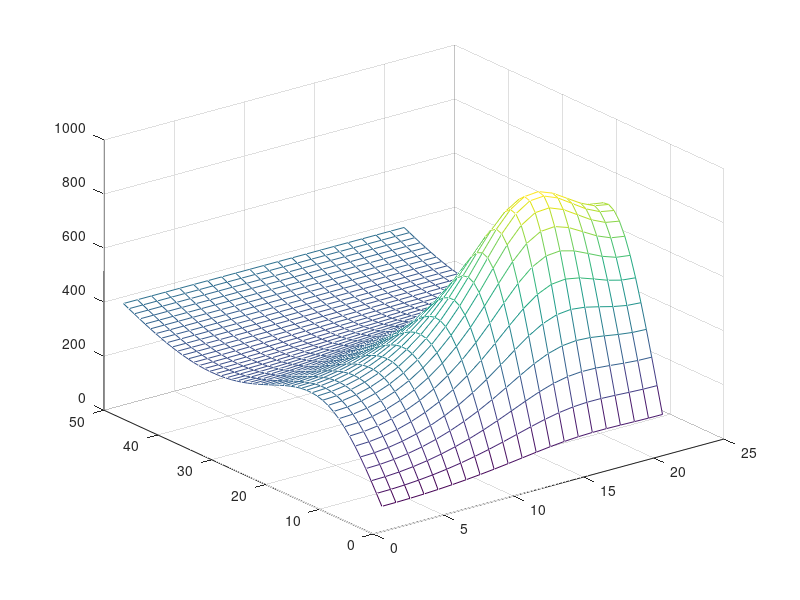

The MATLAB script that drew this image:
clear all; close all; clc;

xbound=5;
ybound=2;

T0y=40;
T5y=400;
dtdy0=0;
dtdy2=0;

f=100;
HH=[0.1,0.05,0.025];

h=0.1;
N=(xbound/h)-1;
M=(ybound/h)+1;



T1 = diag(4*ones(1,N*M)) + diag(-1*ones(1,(N*M)-1),1) + diag(-1*ones(1,(N*M)-1),-1);


f=f*(ones(1,N*M))';
%BC=1/(h*h)*zeros(N*M);

n=1;

while n<N*M
    
    bc(n)=T0y;
    n=n+N-1;
    bc(n)=T5y;
    n=n+1;
    
    
end
bc=(bc/(h*h))';
F=f+bc;

I = -diag(ones(1,N*M-N));
Ttemp1=zeros(M*N,M*N);
Ttemp1(N+1:M*N,1:M*N-N)=I;
Ttemp2=zeros(M*N,M*N);
Ttemp2(1:M*N-N,N+1:M*N)=I;


T=Ttemp1+Ttemp2+T1;
n=1;
while n<N+1
    T(n,N+n)=-2;
    T(M*N-N+n,N*M-2*N+n)=-2;
    n=n+1;
    
end

n=N;

while n<N*M
    T(n,n+1)=0;
    T(n+1,n)=0;
    n=n+N;
end

C=T/(h*h)\F;
C=reshape(C,N,M);
Start=ones(M,1)*T0y';
End=ones(M,1)*T5y;
C=[Start';C;End'];

%mesh(C)
%zlabel('T(x,y)')

fcn = @(x,y) 6000* exp(-5*(x-1)*(x-1)-10*(y-1.5)*(y-1.5));

j=1;
l=1;
t=1;
NewF=zeros(N*M,1);
while l<M
    
    j=1;
   while j<N+1
       
       NewF(t)=fcn(j*h,l*h);
       
       t=t+1;
       j=j+1;
   end
   l=l+1;
end

NewF=NewF+bc;




n=0;

while n<N
    j=0;
    while j<M
        u(M*n+j+1)=40+72*xbound/M*j;
        j=j+1;
    end
    n=n+1;
    
    
end

cc=u
msss=reshape(u,M,N)
mesh(msss)


%% crank

AppendArray=[];
tau=10;
C=1;
dt=C*h^2;
t=0;
I=eye(N*M);
u=u';
A=-T*(1/h^2);
A=A;

un=u
answer=[];
%answer=[un,answer];
while t<tau
    %u=((I-1/2*dt*-A))\((I+1/2*dt*-A).*u'+1/2*dt*(2*NewF));
    
    %u=(sparse((I-0.5*dt.*A)))\( sparse(((I+1/2*dt.*A)*u) + (0.5*dt.*(2*NewF)) ));
    un1=(sparse((I-0.5*dt.*A)))\( sparse(((I+((1/2)*dt.*A))*un) + (0.5*dt.*(2*NewF)) ));
    answer=[answer,un1];
    un=un1;
    
    %AppendArray=[AppendArray,u];
    t=t+dt;
    
end
answer=[u,answer];
T=answer(:,100);

CC=reshape(T,N,M);
mesh(CC);
%Start=ones(M,1)*T0y';
%End=ones(M,1)*T5y;
%CC=[Start';CC;End'];

%mesh(CC)











